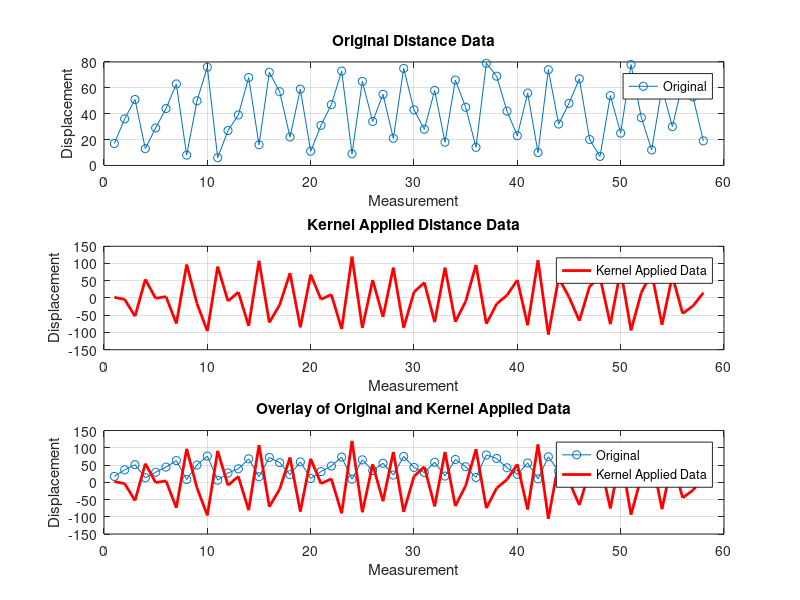

This chart was generated by the following MATLAB code:
distance = [17 36 51 13 29 44 63 8 50 76 6 27 39 68 16 72 57 22 59 11 31 47 73 9 65 34 55 21 75 43 28 58 18 66 45 14 79 69 42 23 56 10 74 32 48 67 20 7 54 25 78 37 12 60 30 64 53 19];
kernelsize = 3;
kernela = 1;
kernelb = -2;
kernelc = 1;
kernel = [kernela kernelb kernelc];
result = conv(distance, kernel, 'same');
figure;
subplot(3, 1, 1);
plot(distance, '-o', 'DisplayName', 'Original');
title('Original Distance Data');
xlabel('Measurement');
ylabel('Displacement');
grid on;
legend;

subplot(3, 1, 2);
plot(result, '-r', 'LineWidth', 2, 'DisplayName', 'Kernel Applied Data');
title('Kernel Applied Distance Data');
xlabel('Measurement');
ylabel('Displacement');
grid on;
legend;

subplot(3, 1, 3);
plot(distance, '-o', 'DisplayName', 'Original');
hold on;
plot(result, '-r', 'LineWidth', 2, 'DisplayName', 'Kernel Applied Data');
title('Overlay of Original and Kernel Applied Data');
xlabel('Measurement');
ylabel('Displacement');
grid on;
legend;